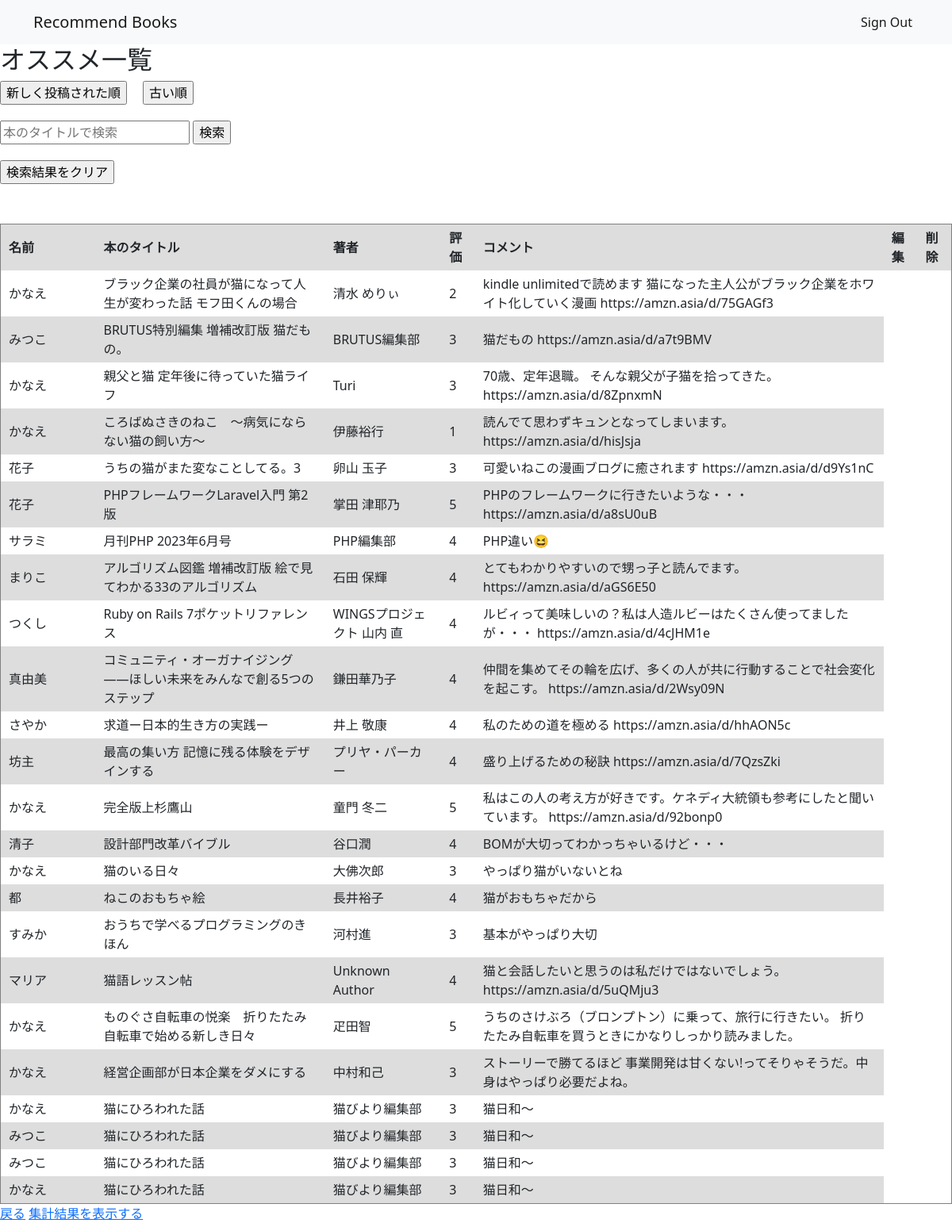
The page /result.php on the database its author committed.
### tables this page shows
CREATE TABLE `gs_bm_table` (
  `id` int(12) NOT NULL,
  `name` varchar(64) NOT NULL,
  `email` varchar(128) NOT NULL,
  `bookTitle` varchar(128) NOT NULL,
  `author` varchar(128) NOT NULL,
  `rating` int(12) NOT NULL,
  `comment` text NOT NULL,
  `thumbnail` varchar(512) NOT NULL,
  `date` datetime NOT NULL
);

### result.php (the view, shortened to what this page needs)
<?php
require_once('db_connect.php');
$order = isset($_GET['order']) ? $_GET['order'] : 'asc';
$search = isset($_GET['search']) ? $_GET['search'] : '';
if (!empty($search)) {
  $sql = "SELECT * FROM gs_bm_table WHERE bookTitle LIKE ?";
  $stmt = $pdo->prepare($sql);
  $stmt->execute(["%$search%"]);
} else {
  $sql = "SELECT * FROM gs_bm_table ORDER BY date $order";
  $stmt = $pdo->prepare($sql);
  $stmt->execute();
}
?>
<!DOCTYPE html>
<html lang="en">
<head>
  <link href="css/bootstrap.min.css" rel="stylesheet">
  <link rel="stylesheet" href="./css/result.css">
</head>
<body>
  <header>
<nav class="navbar navbar-expand-lg navbar-light bg-light">
  <div class="container">
    <a class="navbar-brand" href="#">Recommend Books</a>
    <div class="collapse navbar-collapse" id="navbarNav">
      <ul class="navbar-nav ms-auto">
        <li class="nav-item">
          <a class="nav-link active" href="signOut.php">Sign Out</a>
        </li>
      </ul>
    </div>
  </div>
</nav>
  </header>
<h2>オススメ一覧</h2>
<div style="display: flex;">
  <form action="" method="get" style="margin-right: 20px;">
    <input type="submit" value="新しく投稿された順">
  </form>
  <form action="" method="get">
    <input type="submit" value="古い順">
  </form>
</div>
<div style="margin-top: 20px;">
  <form action="" method="get">
    <input type="text" name="search" placeholder="本のタイトルで検索" value="<?php echo $search; ?>">
    <input type="submit" value="検索">
  </form>
</div>
<div style="margin-top: 20px;">
  <form action="" method="get">
    <input type="submit" value="検索結果をクリア">
  </form>
</div>
<?php
if ($stmt->rowCount() > 0) {
  echo '<table border="1" class="center-table">';
  echo '<tr><th>名前</th><th>本のタイトル</th><th>著者</th><th>評価</th><th>コメント</th><th>編集</th><th>削除</th></tr>';
  while ($row = $stmt->fetch(PDO::FETCH_ASSOC)) {
    $name = $row['name'];
    $bookTitle = $row['bookTitle'];
    $author = $row['author'];
    $rating = $row['rating'];
    $comment = $row['comment'];
    echo '<tr>';
    echo '<td class="name">' . $name . '</td>';
    echo '<td>' . $bookTitle . '</td>';
    echo '<td>' . $author . '</td>';
    echo '<td>' . $rating . '</td>';
    echo '<td>' . $comment . '</td>';
echo '</tr>';
  }
  echo '</table>';
} else {
  echo 'まだ登録がありません。';
}
?>
<a href="index.php" class="back-button">戻る</a>
<a href="totalling.php" class="back-button">集計結果を表示する</a>
</body>
</html>

### css/result.css (style rules this page uses)
table { border-collapse: collapse; }
tr:nth-child(odd) { background-color: #ddd; }
th,td { padding: 5px 10px; }

### result.php (style rules this page uses)
.center-table { width: 100%; margin-top: 50px; }
.name { width: 120px; }

### rows shown on the page
gs_bm_table: name "かなえ", bookTitle "ブラック企業の社員が猫になって人生が変わった話 モフ田くんの場合", author "清水 めりぃ", rating "2", comment "kindle unlimitedで読めます 猫になった主人公がブラック企業をホワイト化していく漫画 https://amzn.asia/d/75GAGf3"
gs_bm_table: name "みつこ", bookTitle "BRUTUS特別編集 増補改訂版 猫だもの。", author "BRUTUS編集部", rating "3", comment "猫だもの https://amzn.asia/d/a7t9BMV"
gs_bm_table: name "かなえ", bookTitle "親父と猫 定年後に待っていた猫ライフ", author "Turi", rating "3", comment "70歳、定年退職。 そんな親父が子猫を拾ってきた。 https://amzn.asia/d/8ZpnxmN"
gs_bm_table: name "かなえ", bookTitle "ころばぬさきのねこ 〜病気にならない猫の飼い方〜", author "伊藤裕行", rating "1", comment "読んでて思わずキュンとなってしまいます。 https://amzn.asia/d/hisJsja"
gs_bm_table: name "花子", bookTitle "うちの猫がまた変なことしてる。3", author "卵山 玉子", rating "3", comment "可愛いねこの漫画ブログに癒されます https://amzn.asia/d/d9Ys1nC"
gs_bm_table: name "花子", bookTitle "PHPフレームワークLaravel入門 第2版", author "掌田 津耶乃", rating "5", comment "PHPのフレームワークに行きたいような・・・ https://amzn.asia/d/a8sU0uB"
gs_bm_table: name "サラミ", bookTitle "月刊PHP 2023年6月号", author "PHP編集部", rating "4", comment "PHP違い😆"
gs_bm_table: name "まりこ", bookTitle "アルゴリズム図鑑 増補改訂版 絵で見てわかる33のアルゴリズム", author "石田 保輝", rating "4", comment "とてもわかりやすいので甥っ子と読んでます。 https://amzn.asia/d/aGS6E50"
gs_bm_table: name "つくし", bookTitle "Ruby on Rails 7ポケットリファレンス", author "WINGSプロジェクト 山内 直", rating "4", comment "ルビィって美味しいの？私は人造ルビーはたくさん使ってましたが・・・ https://amzn.asia/d/4cJHM1e"
gs_bm_table: name "真由美", bookTitle "コミュニティ・オーガナイジング――ほしい未来をみんなで創る5つのステップ", author "鎌田華乃子", rating "4", comment "仲間を集めてその輪を広げ、多くの人が共に行動することで社会変化を起こす。 https://amzn.asia/d/2Wsy09N"
gs_bm_table: name "さやか", bookTitle "求道ー日本的生き方の実践ー", author "井上 敬康", rating "4", comment "私のための道を極める https://amzn.asia/d/hhAON5c"
gs_bm_table: name "坊主", bookTitle "最高の集い方 記憶に残る体験をデザインする", author "プリヤ・パーカー", rating "4", comment "盛り上げるための秘訣 https://amzn.asia/d/7QzsZki"
gs_bm_table: name "かなえ", bookTitle "完全版上杉鷹山", author "童門 冬二", rating "5", comment "私はこの人の考え方が好きです。ケネディ大統領も参考にしたと聞いています。 https://amzn.asia/d/92bonp0"
gs_bm_table: name "清子", bookTitle "設計部門改革バイブル", author "谷口潤", rating "4", comment "BOMが大切ってわかっちゃいるけど・・・"
gs_bm_table: name "かなえ", bookTitle "猫のいる日々", author "大佛次郎", rating "3", comment "やっぱり猫がいないとね"
gs_bm_table: name "都", bookTitle "ねこのおもちゃ絵", author "長井裕子", rating "4", comment "猫がおもちゃだから"
gs_bm_table: name "すみか", bookTitle "おうちで学べるプログラミングのきほん", author "河村進", rating "3", comment "基本がやっぱり大切"
gs_bm_table: name "マリア", bookTitle "猫語レッスン帖", author "Unknown Author", rating "4", comment "猫と会話したいと思うのは私だけではないでしょう。 https://amzn.asia/d/5uQMju3"
gs_bm_table: name "かなえ", bookTitle "ものぐさ自転車の悦楽 折りたたみ自転車で始める新しき日々", author "疋田智", rating "5", comment "うちのさけぶろ（ブロンプトン）に乗って、旅行に行きたい。 折りたたみ自転車を買うときにかなりしっかり読みました。"
gs_bm_table: name "かなえ", bookTitle "経営企画部が日本企業をダメにする", author "中村和己", rating "3", comment "ストーリーで勝てるほど 事業開発は甘くない!ってそりゃそうだ。中身はやっぱり必要だよね。"
gs_bm_table: name "かなえ", bookTitle "猫にひろわれた話", author "猫びより編集部", rating "3", comment "猫日和〜"
gs_bm_table: name "みつこ", bookTitle "猫にひろわれた話", author "猫びより編集部", rating "3", comment "猫日和〜"
gs_bm_table: name "みつこ", bookTitle "猫にひろわれた話", author "猫びより編集部", rating "3", comment "猫日和〜"
gs_bm_table: name "かなえ", bookTitle "猫にひろわれた話", author "猫びより編集部", rating "3", comment "猫日和〜"
